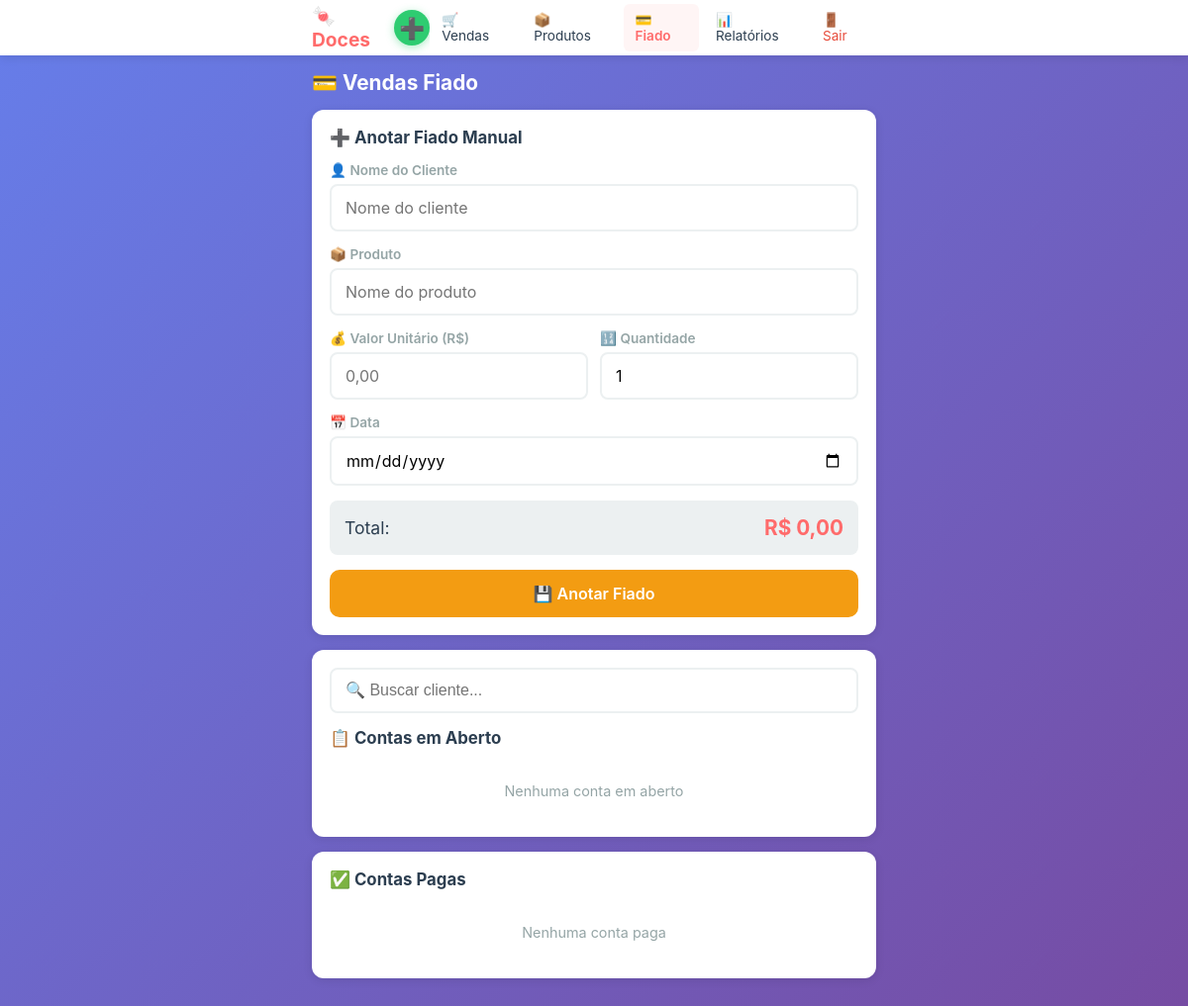
Before: /fiado (signed in) with the older database file.
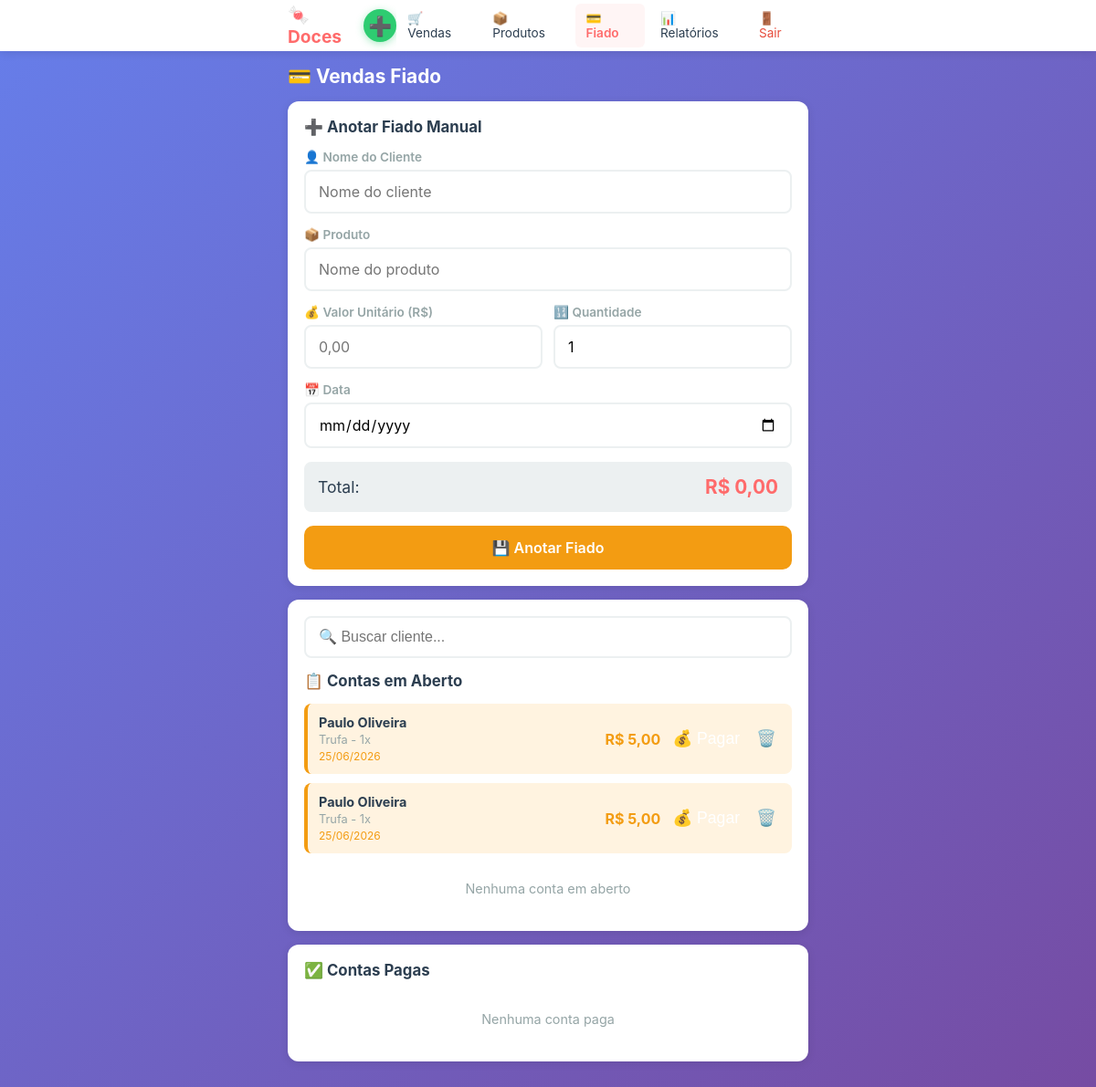
After: the same page with the newer database file.
### app.py (models this page shows)
class Fiado(db.Model):
    __tablename__ = 'fiados'
    id = db.Column(db.Integer, primary_key=True)
    cliente = db.Column(db.String(100), nullable=False)
    produto = db.Column(db.String(100), nullable=False)
    valor = db.Column(db.Float, nullable=False)
    quantidade = db.Column(db.Integer, default=1)
    total = db.Column(db.Float, nullable=False)
    data = db.Column(db.String(10), nullable=False)
    data_iso = db.Column(db.String(10), nullable=False)
    pago = db.Column(db.Boolean, default=False)
    data_pagamento = db.Column(db.String(10), nullable=True)
    created_at = db.Column(db.DateTime, default=datetime.now)

### app.py (the view)
@app.route('/fiado')
@login_required
def fiado():
    fiados = Fiado.query.order_by(Fiado.created_at.desc()).all()
    return render_template('fiado.html', fiados=fiados)

### app.py (called while the page is built)
def login_required(f):
    @wraps(f)
    def decorated_function(*args, **kwargs):
        if 'logged_in' not in session:
            return redirect(url_for('login'))
        return f(*args, **kwargs)
    return decorated_function

def formatar_br(valor):
    return f"{valor:,.2f}".replace(",", "X").replace(".", ",").replace("X", ".")

@app.template_filter('moeda_br')
def moeda_br_filter(valor):
    return formatar_br(valor)

### templates/fiado.html (shortened to what this page needs)
{% extends "base.html" %}
{% block content %}
<div class="page-header">
    <h2>💳 Vendas Fiado</h2>
</div>
<div class="card">
    <h3>➕ Anotar Fiado Manual</h3>
    <div class="form-group">
        <label>👤 Nome do Cliente</label>
        <input type="text" id="clienteFiado" placeholder="Nome do cliente">
    </div>
    <div class="form-group">
        <label>📦 Produto</label>
        <input type="text" id="produtoFiado" placeholder="Nome do produto">
    </div>
    <div class="form-row">
        <div class="form-group">
            <label>💰 Valor Unitário (R$)</label>
            <input type="text" id="valorFiado" placeholder="0,00" oninput="formatarInputMoeda(this); calcularTotalFiado()">
        </div>
        <div class="form-group">
            <label>🔢 Quantidade</label>
            <input type="number" id="quantidadeFiado" value="1" min="1" oninput="calcularTotalFiado()">
        </div>
    </div>
    <div class="form-group">
        <label>📅 Data</label>
        <input type="date" id="dataFiado" value="{{ data_iso if data_iso else '' }}">
    </div>
    <div class="total-preview">
        <span>Total:</span>
        <strong id="totalFiado">R$ 0,00</strong>
    </div>
    <button class="btn btn-warning btn-full" onclick="salvarFiado()">💾 Anotar Fiado</button>
</div>
<div class="card">
    <div class="busca-container">
        <input type="text" id="buscaFiado" placeholder="🔍 Buscar cliente..." onkeyup="filtrarFiado()">
    </div>
    <h3>📋 Contas em Aberto</h3>
    <div id="listaFiadoAberto" class="lista-fiado">
        {% set tem_aberto = false %}
        {% for fiado in fiados %}
        {% if not fiado.pago %}
        {% set tem_aberto = true %}
        <div class="fiado-item" data-cliente="{{ fiado.cliente.lower() }}">
            <div class="fiado-info">
                <strong>{{ fiado.cliente }}</strong>
                <span>{{ fiado.produto }} - {{ fiado.quantidade }}x</span>
                <span class="fiado-data">{{ fiado.data }}</span>
            </div>
            <div class="fiado-actions">
                <span class="fiado-valor">R$ {{ fiado.total|moeda_br }}</span>
                <button class="btn-icon btn-success" onclick="pagarFiado({{ fiado.id }})">💰 Pagar</button>
                <button class="btn-icon" onclick="excluirFiado({{ fiado.id }})">🗑️</button>
            </div>
        </div>
        {% endif %}
        {% endfor %}
        {% if not tem_aberto %}
        <p class="empty">Nenhuma conta em aberto</p>
        {% endif %}
    </div>
</div>
<div class="card">
    <h3>✅ Contas Pagas</h3>
    <div class="lista-fiado">
        {% set tem_pago = false %}
        {% if not tem_pago %}
        <p class="empty">Nenhuma conta paga</p>
        {% endif %}
    </div>
</div>
{% endblock %}

### templates/base.html (shortened to what this page needs)
<!DOCTYPE html>
<html lang="pt-BR">
<head>
    <link rel="stylesheet" href="{{ url_for('static', filename='css/style.css') }}">
</head>
<body>
    {% if session.get('logged_in') %}
    <nav class="menu-topo">
        <div class="menu-container">
            <div class="logo">🍬 Doces</div>
            <div class="menu-right">
                <a href="{{ url_for('vendas') }}" class="btn-nova-venda" title="Nova Venda">➕</a>
            </div>
            <ul class="menu-list" id="menuList">
                <li><a href="{{ url_for('vendas') }}" class="{% if request.endpoint == 'vendas' %}active{% endif %}">🛒 Vendas</a></li>
                <li><a href="{{ url_for('produtos') }}" class="{% if request.endpoint == 'produtos' %}active{% endif %}">📦 Produtos</a></li>
                <li><a href="{{ url_for('fiado') }}" class="{% if request.endpoint == 'fiado' %}active{% endif %}">💳 Fiado</a></li>
                <li><a href="{{ url_for('relatorios') }}" class="{% if request.endpoint == 'relatorios' %}active{% endif %}">📊 Relatórios</a></li>
                <li><a href="{{ url_for('logout') }}">🚪 Sair</a></li>
            </ul>
        </div>
    </nav>
    {% endif %}
    <main class="content">
        {% block content %}{% endblock %}
    </main>
</body>
</html>

Changed rows visible on the page:
added Fiado: cliente "Paulo Oliveira", produto "Trufa", quantidade "1", data "25/06/2026", total|moeda_br "5,00"
added Fiado: cliente "Paulo Oliveira", produto "Trufa", quantidade "1", data "25/06/2026", total|moeda_br "5,00"
